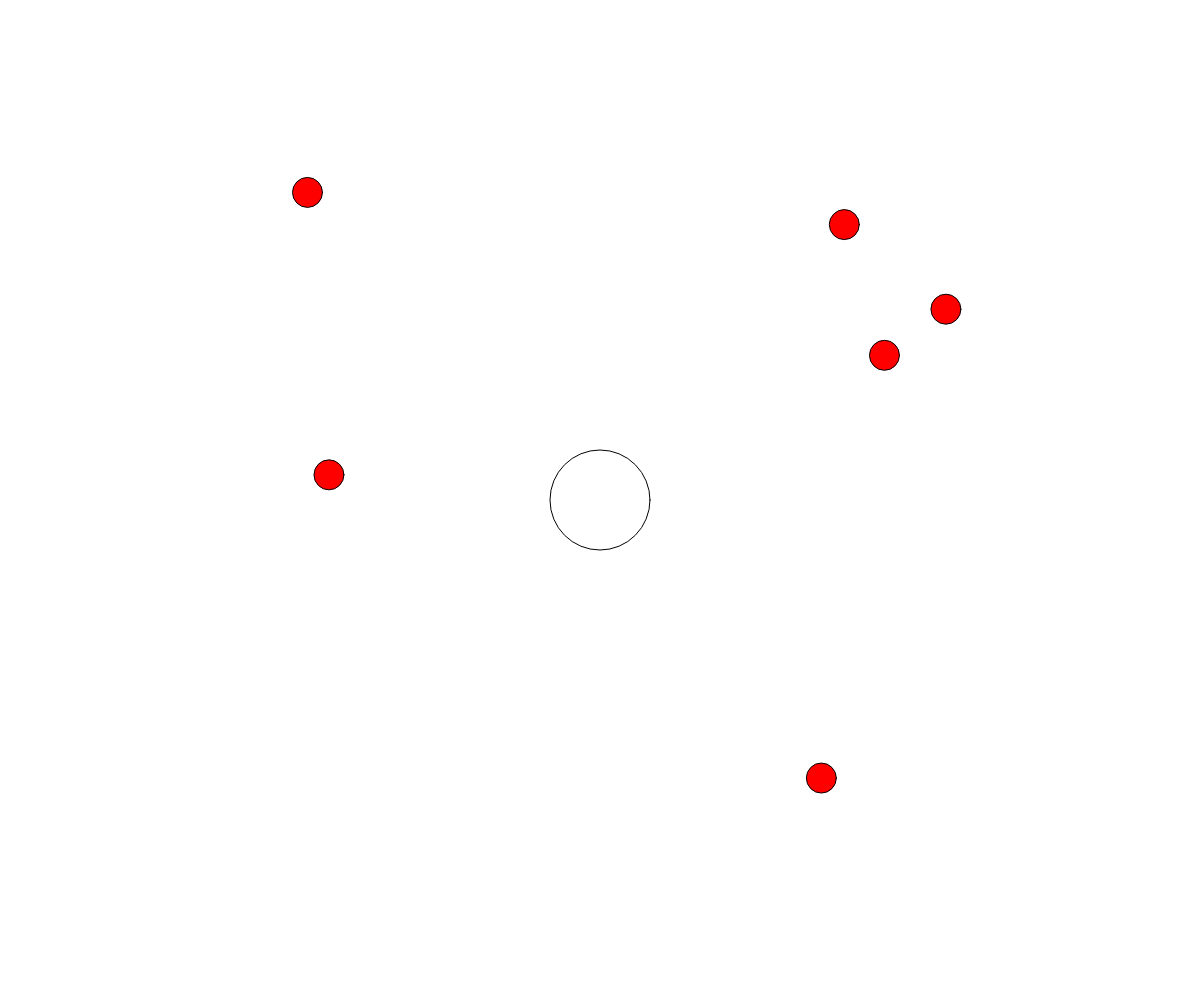
Frame 1 (no input)
Frame 60 (no input): identical to frame 1, image omitted
Frame 120 (the mouse pressed at the canvas centre since frame 60): identical to frame 1, image omitted

The p5.js sketch that drew this single still picture (run headless with seeded random() and noise() and a simulated clock; from frame 60 on, the mouse is pressed at the canvas centre):

// p5.js sketch
// ── sketch.js
let numCircles = 6;
const smallCircleSize = 30;

let bigCircleSize = 100;
let bigCircleColor = [255, 255, 255];

const smallCircleColor = [255, 0, 0];
const smallCirclePositions = [];

let draggedCircle = null;

function setup() {
  createCanvas(windowWidth, windowHeight);
  for (let i = 0; i < numCircles; i++) {
    let x = random(smallCircleSize, width - smallCircleSize);
    let y = random(smallCircleSize, height - smallCircleSize);
    smallCirclePositions.push(createVector(x, y));
  }
}

function draw() {
  background(0);

  // Anpassung der Leinwandgröße bei Fenstergrößenänderung
  resizeCanvas(windowWidth, windowHeight);

  fill(bigCircleColor);
  ellipse(width / 2, height / 2, bigCircleSize);

  for (let i = 0; i < numCircles; i++) {
    let position = smallCirclePositions[i];
    fill(smallCircleColor);
    ellipse(position.x, position.y, smallCircleSize);

    if (draggedCircle === i) continue;

    let d = dist(width / 2, height / 2, position.x, position.y);
    if (d < bigCircleSize / 2) {
      bigCircleSize += 1;
      bigCircleColor[0] = lerp(bigCircleColor[0], smallCircleColor[0], 0.1);
      bigCircleColor[1] = lerp(bigCircleColor[1], smallCircleColor[1], 0.1);
      bigCircleColor[2] = lerp(bigCircleColor[2], smallCircleColor[2], 0.1);

      smallCirclePositions.splice(i, 1);
      numCircles--;
      break;
    }
  }

  if (draggedCircle !== null) {
    let pos = smallCirclePositions[draggedCircle];
    fill(smallCircleColor);
    ellipse(pos.x, pos.y, smallCircleSize);
  }
}

function mousePressed() {
  for (let i = 0; i < numCircles; i++) {
    let pos = smallCirclePositions[i];
    let d = dist(mouseX, mouseY, pos.x, pos.y);
    if (d < smallCircleSize / 2) {
      draggedCircle = i;
      break;
    }
  }
}

function mouseDragged() {
  if (draggedCircle !== null) {
    let pos = smallCirclePositions[draggedCircle];
    pos.x = mouseX;
    pos.y = mouseY;
  }
}

function mouseReleased() {
  if (draggedCircle !== null) {
    let pos = smallCirclePositions[draggedCircle];
    let d = dist(width / 2, height / 2, pos.x, pos.y);
    if (d < bigCircleSize / 2) {
      bigCircleSize += 1;
      bigCircleColor[0] = lerp(bigCircleColor[0], smallCircleColor[0], 0.1);
      bigCircleColor[1] = lerp(bigCircleColor[1], smallCircleColor[1], 0.1);
      bigCircleColor[2] = lerp(bigCircleColor[2], smallCircleColor[2], 0.1);

      smallCirclePositions.splice(draggedCircle, 1);
      numCircles--;
    }
    draggedCircle = null;
  }
}
